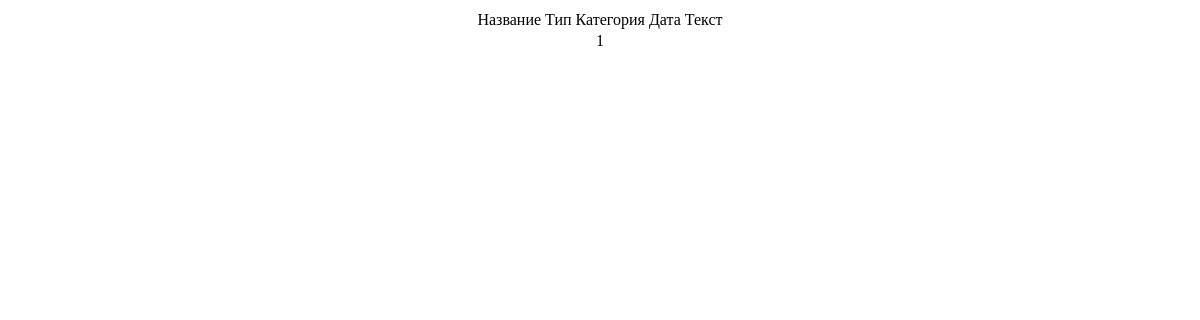
Before: /news/ with the older database file.
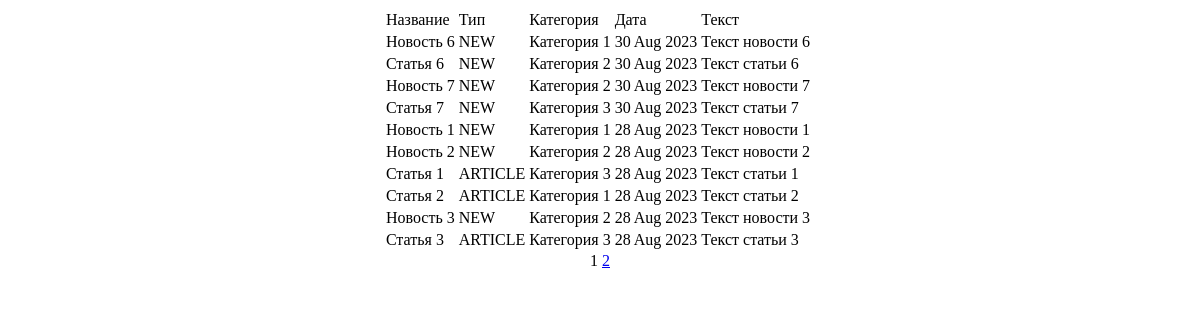
After: the same page with the newer database file.
### newsportal/models.py (models this page shows, shortened)
class News(models.Model):
    NEWS = 'NEW'
    ARTICLES = 'ARTICLE'
    TYPES = (
        (NEWS, ('NEW')),
        (ARTICLES, ('ARTICLE'))
    )
    name = models.CharField(
        max_length=50,
        unique=True,
    )
    type = models.CharField(max_length=8, choices=TYPES, default=ARTICLES, unique=False)
    category = models.ForeignKey(
        to='Category',
        on_delete=models.CASCADE,
    )
    text = models.TextField()
    date_on = models.DateField(auto_now_add = True)

class Category(models.Model):
    name = models.CharField(max_length=100, unique=False)
    def __str__(self):
        return self.name.title()

### newsportal/views.py (the view)
# urls.py: path('news/', NewsList.as_view(), name='news_list'),
class NewsList(ListView):
    model = News
    ordering = '-date_on'
    template_name = 'default.html'
    context_object_name = 'text'
    paginate_by = 10

### newsportal/templatetags/custom_tags.py (called while the page is built)
@register.simple_tag(takes_context=True)
def url_replace(context, **kwargs):
    d = context['request'].GET.copy()
    for k, v in kwargs.items():
        d[k] = v
    return d.urlencode()

### newsportal/templates/default.html (shortened to what this page needs)
<html>
{% load custom_tags %}
<body>
<center>
   <table>
       <tr>
           <td>Название</td>
           <td>Тип</td>
           <td>Категория</td>
           <td>Дата</td>
           <td>Текст</td>
       </tr>
       {% for i in text %}
       <tr>
           <td>{{ i.name }}</td>
           <td>{{ i.type }}</td>
           <td>{{ i.category }}</td>
           <td>{{ i.date_on|date:'d M Y' }}</td>
           <td>{{ i.text|truncatechars:20 }}</td>
           <td>
           </td>
       </tr>
       {% endfor %}
   </table>
      {{ page_obj.number }}
      {% if page_obj.has_next %}
          <a href="?{% url_replace page=page_obj.next_page_number %}">{{ page_obj.next_page_number }}</a>
      {% endif %}
</center>
</body>
</html>

Changed rows visible on the page:
added News: name "Новость 6", type "NEW", category "Категория 1", date_on "30 Aug 2023", text "Текст новости 6"
added News: name "Статья 6", type "NEW", category "Категория 2", date_on "30 Aug 2023", text "Текст статьи 6"
added News: name "Новость 7", type "NEW", category "Категория 2", date_on "30 Aug 2023", text "Текст новости 7"
added News: name "Статья 7", type "NEW", category "Категория 3", date_on "30 Aug 2023", text "Текст статьи 7"
added News: name "Новость 1", type "NEW", category "Категория 1", date_on "28 Aug 2023", text "Текст новости 1"
added News: name "Новость 2", type "NEW", category "Категория 2", date_on "28 Aug 2023", text "Текст новости 2"
added News: name "Статья 1", type "ARTICLE", category "Категория 3", date_on "28 Aug 2023", text "Текст статьи 1"
added News: name "Статья 2", type "ARTICLE", category "Категория 1", date_on "28 Aug 2023", text "Текст статьи 2"
added News: name "Новость 3", type "NEW", category "Категория 2", date_on "28 Aug 2023", text "Текст новости 3"
added News: name "Статья 3", type "ARTICLE", category "Категория 3", date_on "28 Aug 2023", text "Текст статьи 3"
Other visible differences:
{{ page_obj.next_page_number }}: (not shown) → "2"
